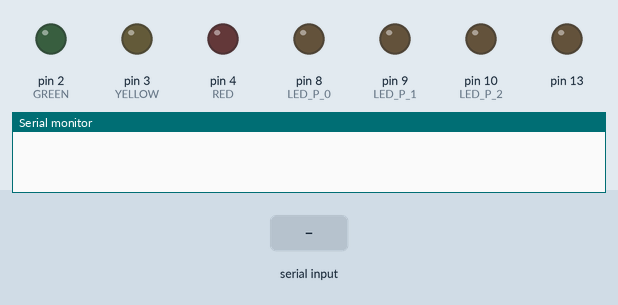
Simulated run of this sketch. Board: Arduino Uno, built with avr-gcc and run on an emulated ATmega328P. Parts: output pins drawn as LEDs (lit = HIGH), the last lines printed to the serial monitor. The inputs (shaded band) are chosen by the test bench.

Above: at 1.2 s.
1.3 s: "S\n" received over Serial
At 1.6 s:
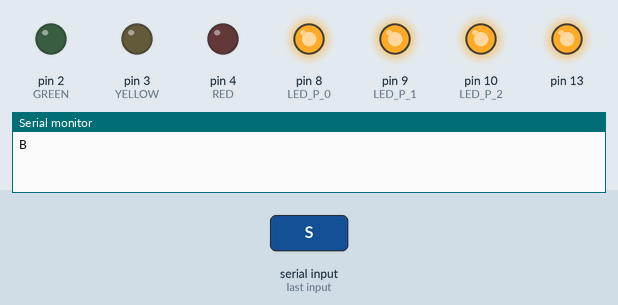
At 3.1 s:
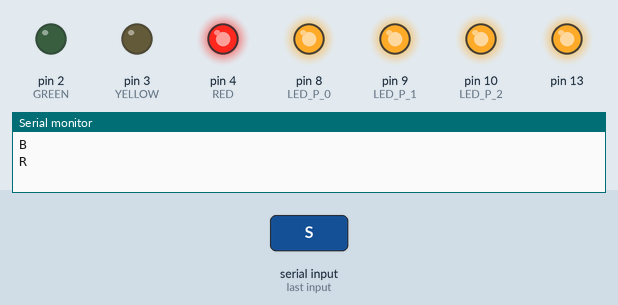
4.3 s: "H\n" received over Serial
At 5.2 s:
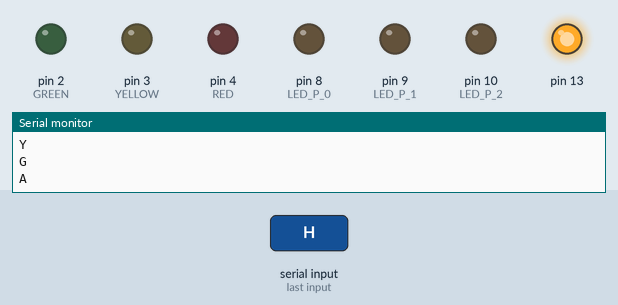
Timing chart, 0 to 7.3 s (numbered marks = the images above; inputs shaded):
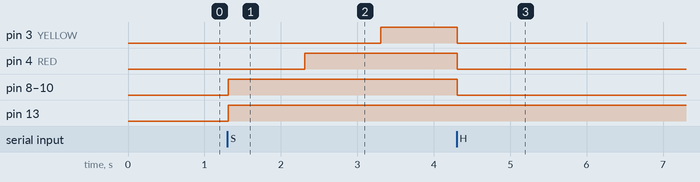

The sketch:

Semaph.ino
```cpp
#define GREEN 2
#define YELLOW 3
#define RED 4
#define MAX_MSGLEN 25

#define LED_P_0 8
#define LED_P_1 9
#define LED_P_2 10

#define SENS_P_0 A1
#define SENS_P_1 A2
#define SENS_P_2 A3

#define soglia 7

//Funzine che legge la seriale per i comandi e li esegue.
void HandleMessage();

//Funzione che regola il funzionamento del Semaforo.
void Semaforo();


//Variabili che contengono il momento di lettura del sensore
unsigned long int TF[3];

//Variabile che contiene l'istante dal quale parto a controllare
unsigned long int TI = 0;


int Detect(int To);

//Variabili per la gestione dei sensori
int PinLedPista[3];
int PinSensPista[3];
bool PistaSel[3];
int Av_Pista[3];
int Max_Pista[3];
int Min_Pista[3];

void setup() {

  //Inizializzazione delle variabili dei pin
  PinLedPista[0] = LED_P_0;
  PinSensPista[0] = SENS_P_0;
  PinLedPista[1] = LED_P_1;
  PinSensPista[1] = SENS_P_1;
  PinLedPista[2] = LED_P_2;
  PinSensPista[2] = SENS_P_2;
  PistaSel[0] = false;
  PistaSel[1] = false;
  PistaSel[2] = false;

  //Inizializzo i pin del semaforo
  pinMode(GREEN, OUTPUT);
  pinMode(YELLOW, OUTPUT);
  pinMode(RED, OUTPUT);
  pinMode(LED_P_0, OUTPUT);
  pinMode(LED_P_1, OUTPUT);
  pinMode(LED_P_2, OUTPUT);

  pinMode(13, OUTPUT);
  digitalWrite(13, LOW);

  digitalWrite(GREEN, LOW);
  digitalWrite(YELLOW, LOW);
  digitalWrite(RED, LOW);
  digitalWrite(LED_P_0, LOW);
  digitalWrite(LED_P_1, LOW);
  digitalWrite(LED_P_2, LOW);
  //Inizializzo la seriale a 115200
  Serial.begin(115200);
}

void loop() {
  //Se c'è qualcosa da leggere sulla seriale allora la leggo
  if (Serial.available()){
    delay(5);
    HandleMessage();
  }
  delay(5);
}

//Funnzione che legge la seriale, interpreta il comando e lo esegue
//In : null
//Out: null
void HandleMessage(){
  int n = MAX_MSGLEN-1;
  char msg[MAX_MSGLEN];
  if(Serial.available()){
    digitalWrite(13, HIGH);
  }else{
    digitalWrite(13, LOW);
  }
  //Leggo i messaggi sulla seriale fino a una lunghezza massima di MAX_MSGLEN caratteri
  while((Serial.available()>0) && (n>0)){
    msg[n] = Serial.read();
    if(msg[n] == '\n'){
      break;
    }
    n--;
  }
  //Metto il terminatore alla fine del messaggio ricevuto
  msg[n] = 0;

  //Se il messaggio è lungo 1 carattere:
  if (MAX_MSGLEN-n ==2){
    n = MAX_MSGLEN-1;
    //Se è P il messaggio rispondo con A (Ping -> Ack)
    if (msg[n] == 'P'){
      Serial.println("A");
      return;
    }
    //Se è S il messaggio, allora avvio la sequenza del semaforo
    if(msg[n] == 'S'){
      Semaforo();
      EndSem();
      return;
    }
    //Se il messaggio è H rispondo con A
    if(msg[n] == 'H'){
      Serial.println("A");
      return;
    }
  }else{
    //Se il Messaggio è di lunghezza maggiore di 1
    n = MAX_MSGLEN-1;
    if((msg[n] == 's')||(msg[n] == 'c')){
      //Se il messaggio ha il primo carattere 's' o  'c'
      char f = msg[n];

      //Imposto tutte le PistaSel a false
      for (int i=0; i<3; i++){
        PistaSel[i] = false;
      }
      while(msg[n] != 0){
        //Setto a true i soli PistaSel impostati
        if (msg[n] == '0'){
          PistaSel[0] = true;
        }else if (msg[n] == '1'){
          PistaSel[1] = true;
        }else if (msg[n] == '2'){
          PistaSel[2] = true;
        }
        n--;
      }
      Serial.println("A");

      //se il primo carattere era c
      if(f == 'c'){
        ControllaSensori();
      }
    }
  }
}

//Funzione che regola il funzionamento del Semaforo.
//In: null
//out: null
void Semaforo(){
  // Setta tutte le luci spente
  digitalWrite(GREEN, LOW);
  digitalWrite(YELLOW, LOW);
  digitalWrite(RED, LOW);
  //Invia il messaggio di "Black"
  Serial.println("B");

  //Aspetta 1 secondo
  //TODO: Effettuare i controlli inquesto secondo sui sensori
  PreparaSensori();
  delay(1000);

  // Accende il Rosso
  digitalWrite(GREEN, LOW);
  digitalWrite(YELLOW, LOW);
  digitalWrite(RED, HIGH);
  //Invia il messaggio di "Red"
  Serial.println("R");
  while(Serial.available()){
    Serial.read();
  }

  //Aspetta 1 secondo
  //TODO: Effettuare i controlli inquesto secondo sui sensori
  PreCheck(1000, 0);

  // Accende il giallo
  digitalWrite(GREEN, LOW);
  digitalWrite(YELLOW, HIGH);
  digitalWrite(RED, HIGH);
  //Invia il messaggio di "Yellow"
  Serial.println("Y");

  //Aspetta 1 secondo
  //TODO: Effettuare i controlli inquesto secondo sui sensori
  PreCheck(1000, 1);

  // Accende il Verde
  digitalWrite(GREEN, HIGH);
  digitalWrite(YELLOW, HIGH);
  digitalWrite(RED, HIGH);
  //Invia il messaggio di "Green"
  Serial.println("G");
  while(Serial.available()){
    if(Serial.read() == 'H'){
      Serial.println("A");
      break;
    }
  }

  //Imposta il tempo di partenza
  TI = micros();

  // Inizia la rilevazione dei sensori per detectare il passaggio delle macchinine.
  //Controlla i sensori
  Fast_Detect(10000);

  PrintRes();

  //Rilascia i sensori
  RilasciaSensori();
}

//Funzione che prepara i sensori (accende i led)
//In : null
//Out: null
void PreparaSensori(){
  for (int i=0; i<3; i++){
    digitalWrite(PinLedPista[i], HIGH);
  }
}

//Funzione che prepara i sensori per essere controllati
//In: t int numero di millisecondi che deve durare il controllo
//    mode 0 se deve aggiornare gli stati iniziali, 1 se deve controllare se i valori rimangono nei valori fissati precedentemente
//Out: 0 se tutto ok, altro altrimenti
char PreCheck(int t, int mode){
  int n_cicli;
  unsigned long int t_fin = millis() + t;
  int j, i, tmp;
  unsigned long int sum[3];

  sum[0] = 0;
  sum[1]= 0;
  sum[2] = 0;

  if (mode == 0){
    n_cicli = 0;
  }else{
    n_cicli = 1;
  }
  //Accende i led, se non sono ancora accesi
  PreparaSensori();
  //inizio il controllo
  while (millis() < t_fin){
    for (j = 0; j<4; j++){
      for (i=0; i<3; i++){
        if (PistaSel[i]){
          tmp = analogRead(PinSensPista[i]);
          if(n_cicli == 0){
            Av_Pista[i] = tmp;
            Max_Pista[i]=tmp;
            Min_Pista[i] = tmp;
          }else{
            if ((tmp > Av_Pista[i]+soglia)||(tmp<Av_Pista[i]-soglia)){
              Serial.println("Errore");
              Serial.println(n_cicli);
              Serial.print(Av_Pista[i]);
              Serial.print(" - ");
              Serial.println(tmp);
              return 1;
            }else{
              sum[i] += tmp;
              Av_Pista[i] = sum[i]/n_cicli;
              if(tmp>Max_Pista[i]){
                Max_Pista[i]= tmp;
              }else if(tmp<Min_Pista[i]){
                Min_Pista[i] = tmp;
              }
            }
          }
        }
      }
      n_cicli++;
    }
  }
  return 0;
}

//Funzione che Resetta i Sensori
//In : null
//Out: null
void RilasciaSensori(){
  for (int i=0; i<3; i++){
    PistaSel[i] = false;
    digitalWrite(PinLedPista[i], LOW);
  }
}

//N_di cicli che esegue il codice
#define N_CICLI_INTERNI 512

//Funzione per un Detect piu' veloce (si spera)
// In: To int con numero di millisecondi di timeout
// Out:
void Fast_Detect (int To){
  //Variabile con il tempo in cui la funzione è costretta a ritornare;
  unsigned long int t_fin = millis()+To;
  //Variabile temporanea per la lettura dei sensori
  int tmp;
  //Variabile che contiene il numero di piste da controllare
  int n_piste = 0;
  //Variabili per il tempo
  unsigned long int T1 [3], T2[3];
  //Booleano che indica il modo della pista: true se i parametri sono nella norma, false altrimenti
  bool mod[3];
  //Booleano che indica se i parametri attuali sono o meno nella norma
  bool iR, PistaToCheck[3];
  //Variabili di supporto
  int i, j;

  //Inizializzo il numero di piste e i paramtri delle piste
  for(i=0; i<3; i++){
    TF[i] = 0;
    PistaToCheck[i] = false;
    if (PistaSel[i]){
      n_piste ++;   //Aggiorna numero di piste da controllare

      //Aggiorna i parametri delle piste
      Max_Pista[i] = (Av_Pista[i] + soglia);
      Min_Pista[i] = (Av_Pista[i] - soglia);
      mod[i] = true;
      PistaToCheck[i] = true;
    }
  }

  //Finchè non va in timeout e ci sono piste da controllare
  while ((millis()<t_fin)&&(!Serial.available())){
    for(j=0; j<N_CICLI_INTERNI; j++){
      //Ciclo su tutte le piste
      for(i=0;i<3;i++){
        //Se la pista non è selezionata ripeti il ciclo
        if (PistaToCheck[i] == true){
          //Leggo il sensore
          tmp = analogRead(PinSensPista[i]);
          //Calcolo se la lettura è nel range
          iR = ((tmp<Max_Pista[i])&&(tmp>Min_Pista[i]));

           //Se la iR e il mod della pistaa non sono concordi, allora è cambiata la situazione della pista
          if(mod[i] != iR){
            if(iR){
              PistaToCheck[i] = false;
              TF[i] = micros();
              n_piste --;
              if(n_piste == 0){
                return;
              }
            }
            mod[i] = iR;
          }
        }
      }
    }
  }
}

//Funzione che Printa i risultati dei sensori
//In : null
//Out : if 3*To or Halt signal arrived then 0, else 1;
int PrintRes(){
  int c = 0;
  if (Serial.available()){
    char c, g = 0;
    do{
      c = g;
      g = Serial.read();
    }while(Serial.available());
    if ((c == 'H')&&(g == '\n')){
      Serial.println("A");
    }
    return 0;
  }
  Serial.println("D:");
  for(int i = 0; i<3; i++){
    Serial.print(i);
    Serial.print(" : ");
    if (TF[i] > 0){
      Serial.println(TF[i] - TI);
    }else{
      Serial.println("To");
      c++;
    }
  }
  if(c>=3){
    return 0;
  }
  return 1;
}

//Funzione che termina lutilizzo dei sensori: Spegne tutte le luci e il semaforo
void EndSem () {
  for (int i=0; i<3; i++){
    digitalWrite(PinLedPista[i], LOW);
    PistaSel[i] = false;
  }
  digitalWrite(RED, LOW);
  digitalWrite(YELLOW, LOW);
  digitalWrite(GREEN, LOW);
}

//Funzione che controlla i sensori
//In: null
//Out: null
void ControllaSensori(){
  PreparaSensori();
  PreCheck(1000, 0);
  Fast_Detect(10000);
  PrintRes();
  EndSem();
}
```

Measured:
- after the input at 1.3 s, pin 3 (YELLOW): LOW → HIGH after 2.0 s; pin 4 (RED): LOW → HIGH after 1.0 s; pin 8 (LED_P_0), pin 9 (LED_P_1), pin 10 (LED_P_2), pin 13: LOW → HIGH at once
- after the input at 4.3 s, pin 2 (GREEN): stays LOW (without the input it goes to HIGH after 0.01 s); pin 3 (YELLOW), pin 4 (RED), pin 8 (LED_P_0), pin 9 (LED_P_1), pin 10 (LED_P_2): HIGH → LOW at once
